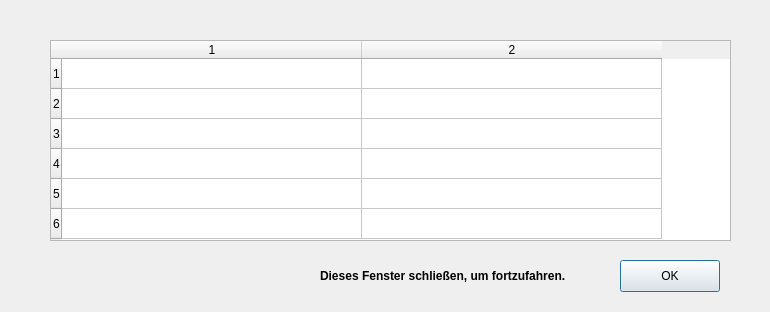
<?xml version="1.0" encoding="UTF-8"?>
<ui version="4.0">
 <class>ResultWindow</class>
 <widget class="QDialog" name="ResultWindow">
  <property name="geometry">
   <rect>
    <x>0</x>
    <y>0</y>
    <width>770</width>
    <height>312</height>
   </rect>
  </property>
  <property name="windowTitle">
   <string>Ergebnisse</string>
  </property>
  <widget class="QLabel" name="label_pleaseCloseMe">
   <property name="geometry">
    <rect>
     <x>320</x>
     <y>260</y>
     <width>281</width>
     <height>31</height>
    </rect>
   </property>
   <property name="font">
    <font>
     <bold>true</bold>
    </font>
   </property>
   <property name="text">
    <string>Dieses Fenster schließen, um fortzufahren.</string>
   </property>
  </widget>
  <widget class="QPushButton" name="button_op">
   <property name="geometry">
    <rect>
     <x>620</x>
     <y>260</y>
     <width>100</width>
     <height>32</height>
    </rect>
   </property>
   <property name="text">
    <string>OK</string>
   </property>
   <property name="default">
    <bool>true</bool>
   </property>
  </widget>
  <widget class="QTableWidget" name="tableWidget">
   <property name="geometry">
    <rect>
     <x>50</x>
     <y>40</y>
     <width>681</width>
     <height>201</height>
    </rect>
   </property>
   <property name="rowCount">
    <number>6</number>
   </property>
   <property name="columnCount">
    <number>2</number>
   </property>
   <attribute name="horizontalHeaderVisible">
    <bool>true</bool>
   </attribute>
   <attribute name="horizontalHeaderCascadingSectionResizes">
    <bool>false</bool>
   </attribute>
   <attribute name="horizontalHeaderDefaultSectionSize">
    <number>300</number>
   </attribute>
   <row/>
   <row/>
   <row/>
   <row/>
   <row/>
   <row/>
   <column/>
   <column/>
  </widget>
 </widget>
 <resources/>
 <connections>
  <connection>
   <sender>button_op</sender>
   <signal>clicked()</signal>
   <receiver>ResultWindow</receiver>
   <slot>close()</slot>
   <hints>
    <hint type="sourcelabel">
     <x>412</x>
     <y>271</y>
    </hint>
    <hint type="destinationlabel">
     <x>329</x>
     <y>279</y>
    </hint>
   </hints>
  </connection>
 </connections>
</ui>
